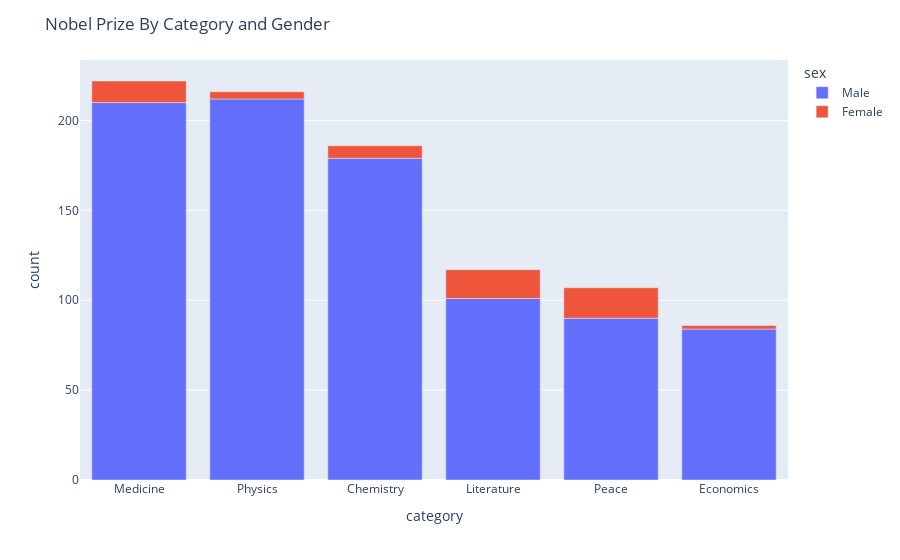

Notebook cell for this chart:
### Code cell
bar = px.bar(data_frame=counts_by_sex,x='category',y='size',color='sex',labels={'size': 'count'},category_orders={'sex': ['Male','Female']},hover_name='sex')
bar.update_layout(xaxis=dict(categoryorder='total descending'),title=dict(text="Nobel Prize By Category and Gender"))

### Figure 1 — Plotly figure (JSON) as saved in the notebook; plotly's stock layout.template omitted (floating-point values rounded to 4 significant figures)
{"data": [{"alignmentgroup": "True", "hovertemplate": "<b>%{hovertext}</b><br><br>sex=Male<br>category=%{x}<br>count=%{y}<extra></extra>", "hovertext": ["Male", "Male", "Male", "Male", "Male", "Male"], "legendgroup": "Male", "marker": {"color": "#636efa"}, "name": "Male", "offsetgroup": "Male", "orientation": "v", "showlegend": true, "textposition": "auto", "type": "bar", "visible": true, "x": ["Chemistry", "Economics", "Literature", "Medicine", "Peace", "Physics"], "xaxis": "x", "y": [179, 84, 101, 210, 90, 212], "yaxis": "y"}, {"alignmentgroup": "True", "hovertemplate": "<b>%{hovertext}</b><br><br>sex=Female<br>category=%{x}<br>count=%{y}<extra></extra>", "hovertext": ["Female", "Female", "Female", "Female", "Female", "Female"], "legendgroup": "Female", "marker": {"color": "#EF553B"}, "name": "Female", "offsetgroup": "Female", "orientation": "v", "showlegend": true, "textposition": "auto", "type": "bar", "x": ["Chemistry", "Economics", "Literature", "Medicine", "Peace", "Physics"], "xaxis": "x", "y": [7, 2, 16, 12, 17, 4], "yaxis": "y"}], "layout": {"autosize": true, "barmode": "relative", "legend": {"title": {"text": "sex"}, "tracegroupgap": 0}, "margin": {"t": 60}, "title": {"text": "Nobel Prize By Category and Gender"}, "xaxis": {"anchor": "y", "autorange": true, "categoryorder": "total descending", "domain": [0, 1], "range": [-0.5, 5.5], "title": {"text": "category"}, "type": "category"}, "yaxis": {"anchor": "x", "autorange": true, "domain": [0, 1], "range": [0, 233.7], "title": {"text": "count"}, "type": "linear"}}}
